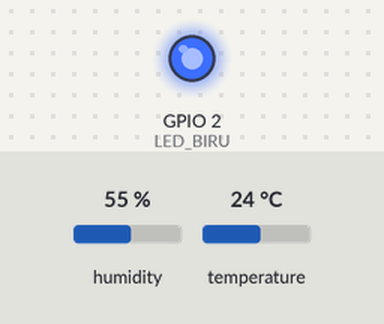
The sketch below on a simulated ESP32. Parts: output pins drawn as LEDs (lit = HIGH). The test bench sets the inputs (shaded band); at power-on: humidity 55 %, temperature 24 °C. WiFi joins after 1.5 s; servers stay silent unless stated; no MQTT or app messages arrive unless stated; what the sketch prints to the serial monitor is not drawn.

Above: at 0.1 s.
At 1.0 s:
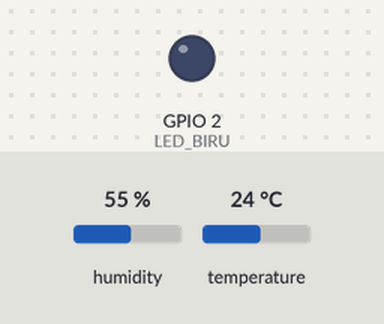
Timing chart, 0 to 2.7 s (numbered marks = the images above):
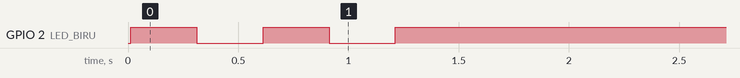

The sketch:

DHT22_MQTT.ino
```cpp
#include <WiFi.h>
#include <PubSubClient.h>
#include <DHT.h>

#define DHTPIN 4       // Pin data DHT22 terhubung ke D4
#define DHTTYPE DHT22
#define LED_BIRU 2     // LED biru bawaan board ESP32

const char* ssid        = "paramadina_cikarang";
const char* password    = "isi_pass";
const char* mqtt_server = "192.168.10.90";
const int   mqtt_port   = 1883;
const char* mqtt_user   = "isi_usn";
const char* mqtt_pass   = "isi_pass";
const char* mqtt_topic  = "iot/kel3/dht22";

DHT dht(DHTPIN, DHTTYPE);
WiFiClient espClient;
PubSubClient client(espClient);

void setup_wifi() {
  delay(10);
  WiFi.mode(WIFI_STA);
  WiFi.begin(ssid, password);

  while (WiFi.status() != WL_CONNECTED) {
    digitalWrite(LED_BIRU, !digitalRead(LED_BIRU)); // Kedip-kedip saat mencari WiFi
    delay(300);
  }
  digitalWrite(LED_BIRU, HIGH); // Menyala stabil saat WiFi terhubung
}

void reconnect() {
  while (!client.connected()) {
    if (client.connect("ESP32_Kel1_Client", mqtt_user, mqtt_pass)) {
      digitalWrite(LED_BIRU, HIGH); // Menyala stabil saat MQTT terhubung
    } else {
      digitalWrite(LED_BIRU, LOW);  // Mati jika gagal konek MQTT
      delay(3000);
    }
  }
}

void setup() {
  Serial.begin(115200);
  pinMode(LED_BIRU, OUTPUT);
  digitalWrite(LED_BIRU, LOW); // Mati saat belum konek
  dht.begin();

  setup_wifi();
  client.setServer(mqtt_server, mqtt_port);
}

void loop() {
  if (WiFi.status() != WL_CONNECTED) {
    setup_wifi();
  }
  if (!client.connected()) {
    reconnect();
  }
  client.loop();

  float suhu = dht.readTemperature();
  float kelembapan = dht.readHumidity();

  if (!isnan(suhu) && !isnan(kelembapan)) {
    String payload = "{\"suhu\":" + String(suhu, 2) + ",\"kelembapan\":" + String(kelembapan, 2) + "}";
    Serial.println("Kirim: " + payload);
    client.publish(mqtt_topic, payload.c_str());
  }

  delay(10000); // Kirim data setiap 10 detik
}
```
